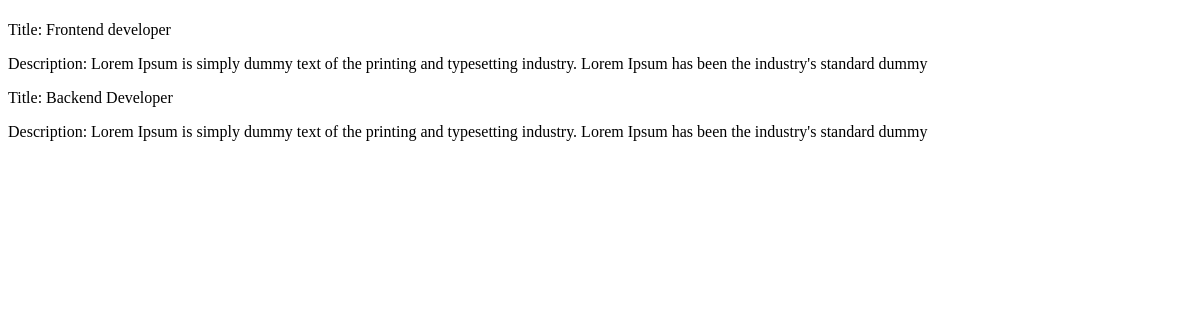
/, run on an earlier commit of the app's database.
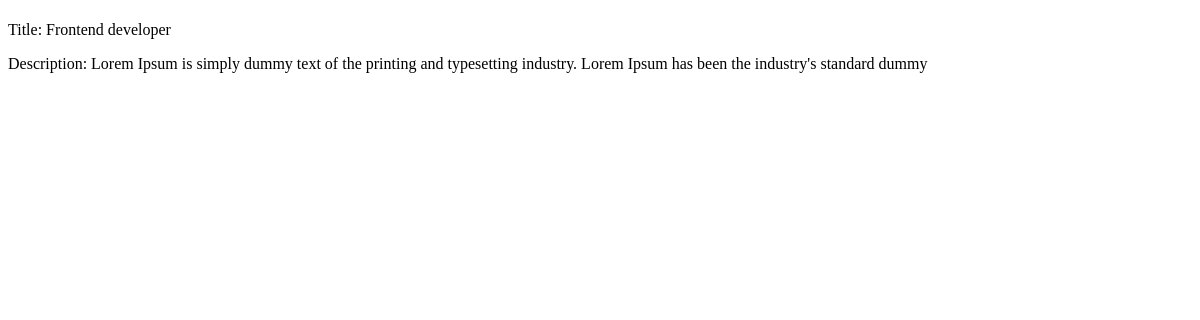
And on a later commit of the database.
### job/models.py (models this page shows, shortened)
class Job(models.Model):
    title = models.CharField(max_length=200)
    skills = models.CharField(max_length=300, blank=True, null=True)
    description = models.TextField(blank=True, null=True)
    posted_by = models.ForeignKey(User, on_delete=models.CASCADE)
    posted_at = models.DateTimeField(auto_now_add=True)
    modified_at = models.DateTimeField(auto_now=True)

### pages/views.py (the view)
def index(request):
    jobs = Job.objects.all()
    context = {'jobs': jobs}
    return render(request, 'pages/index.html', context)

### templates/pages/index.html (shortened to what this page needs)
{% extends "base.html" %}
{% load static %}
{% block content %}
{% for job in jobs %}
    <p class='text-blue-500'>Title: {{ job.title }}</p>
    <p>Description: {{ job.description }}</p>
{% endfor %}
{% endblock content %}

### templates/base.html (shortened to what this page needs)
{% load static %}
<!DOCTYPE html>
<html lang="en">
<head>
    <link rel="stylesheet" href="{% static 'css/styles.css' %}">
</head>
<body>
    {% block content %}
    {% endblock content %}
</body>
</html>

What changed in the data, as far as the page shows it:
removed Job: title "Backend Developer", description "Lorem Ipsum is simply dummy text of the printing and typesetting industry. Lorem Ipsum has been the industry's standard dummy"
